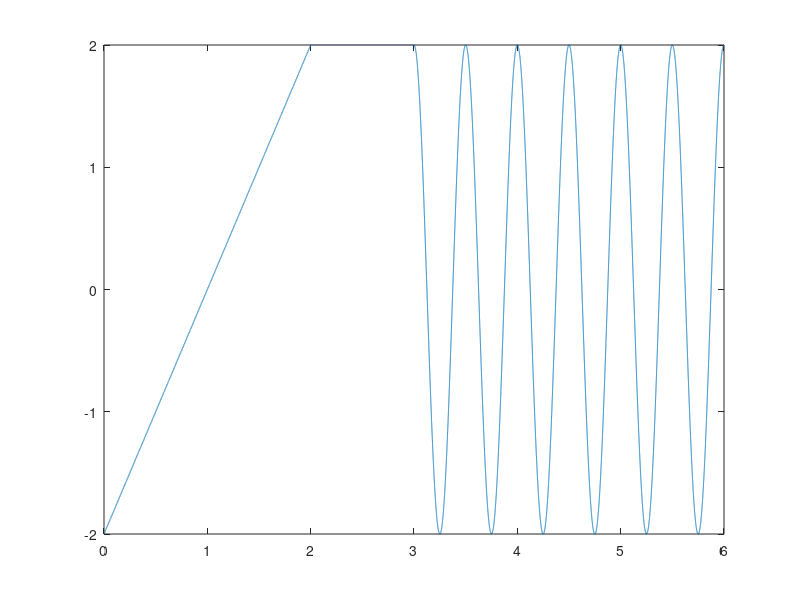

MATLAB code to generate this figure:
%exo 3 
clear all; clc; close all 
a = 2;
b = -2;
f  = 2;
w = 2*pi*f;
t = 0:0.0001:6;
for k = 1:length(t)
    if t(k) >= 0 && t(k)<2;
        y(k) = a*t(k)+b;
    elseif t(k) >= 2 && t(k)<=3;
        y(k) = 2;
    else t(k) >3 && t(k)<=6;
        y(k) = 2*cos(w*t(k));
    end
end
plot(t,y)
